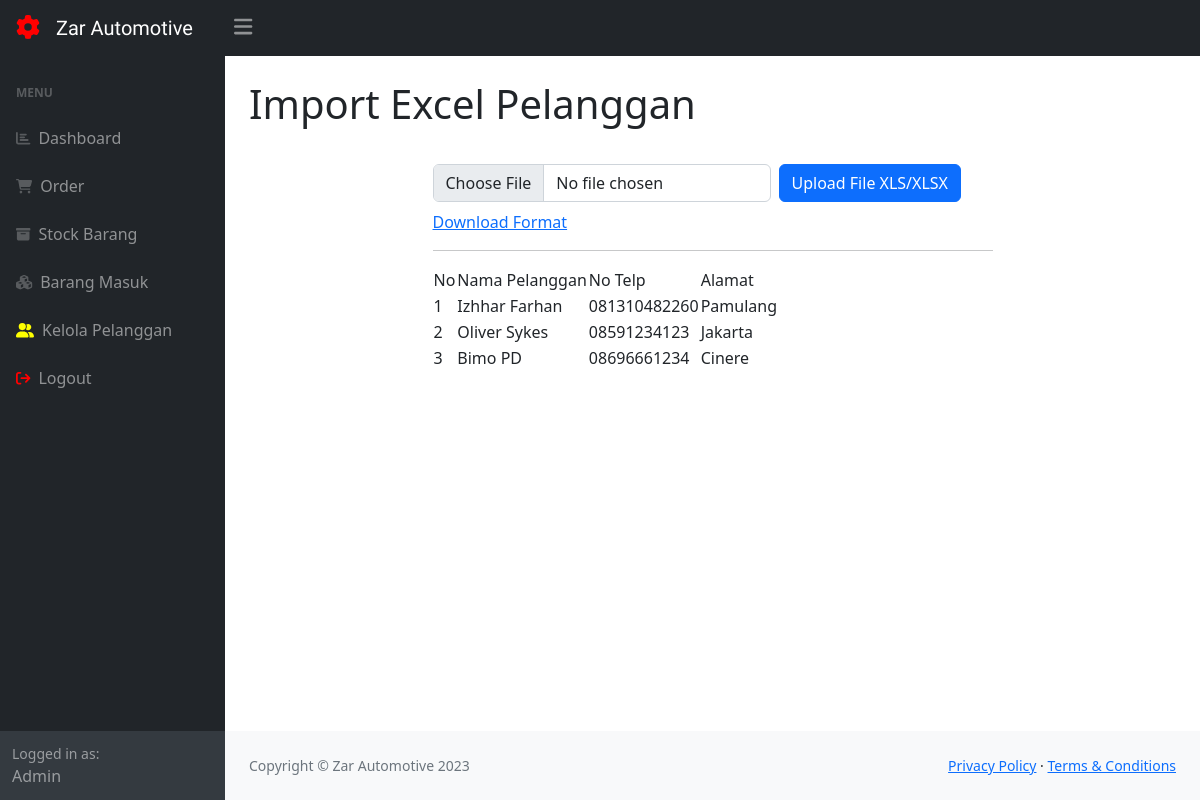
The app's page /importpelanggan.php (signed in) with its own data.
### tables this page shows
CREATE TABLE `pelanggan` (
  `idpelanggan` int(11) NOT NULL,
  `namapelanggan` varchar(30) NOT NULL,
  `notelp` varchar(15) NOT NULL,
  `alamat` text NOT NULL
);

### importpelanggan.php (the view, shortened to what this page needs)
<?php
require 'ceklogin.php';
?>
<!DOCTYPE html>
<html lang="en">
    <head>
        <link href="https://cdn.jsdelivr.net/npm/bootstrap@4.6.2/dist/css/bootstrap.min.css" rel="stylesheet" />
        <link href="css/styles.css" rel="stylesheet" />
    </head>
    <body class="sb-nav-fixed">
        <nav class="sb-topnav navbar navbar-expand navbar-dark bg-dark">
            <div class="sb-nav-link-icon ml-3"><i class="fas fa-gear fa-spin" style="font-size:24px;color:red"></i></div>
            <a class="navbar-brand ps-3 custom-font" href="index.php">Zar Automotive</a>
            <button class="btn btn-link btn-sm order-1 order-lg-0 me-4 me-lg-0 move-left" id="sidebarToggle" href="#!"><i class="fas fa-bars" style="font-size:21px"></i></button>
        </nav>
        <div id="layoutSidenav">
            <div id="layoutSidenav_nav">
                <nav class="sb-sidenav accordion sb-sidenav-dark" id="sidenavAccordion">
                    <div class="sb-sidenav-menu">
                        <div class="nav">
                            <div class="sb-sidenav-menu-heading">Menu</div>
                            <a class="nav-link" href="dashboard.php">
                                <div class="sb-nav-link-icon"><i class="fa fa-bar-chart"></i></div>
                                Dashboard
                            </a>
                            <a class="nav-link" href="index.php">
                                <div class="sb-nav-link-icon"><i class="fas fa-shopping-cart"></i></div>
                                Order
                            </a>
                            <a class="nav-link" href="stock.php">
                                <div class="sb-nav-link-icon"><i class="fas fa-archive" ></i></div>
                                Stock Barang
                            </a>
                            <a class="nav-link" href="masuk.php">
                                <div class="sb-nav-link-icon"><i class="fas fa-cubes"></i></div>
                                Barang Masuk
                            </a>
                            <a class="nav-link" href="pelanggan.php">
                                <div class="sb-nav-link-icon"><i class="fas fa-user-friends" style="color:yellow"></i></div>
                                Kelola Pelanggan
                            </a>
                            <a class="nav-link" href="logout.php">
                                <div class="sb-nav-link-icon"><i class="fa fa-sign-out" style="color:red"></i></div>
                                Logout
                            </a>
                        </div>
                    </div>
                    <div class="sb-sidenav-footer">
                        <div class="small">Logged in as:</div>
                        Admin
                    </div>
                </nav>
            </div>
            <div id="layoutSidenav_content">
                <main>
                    <div class="container-fluid px-4">
                        <h1 class="mt-4 mb-3">Import Excel Pelanggan</h1>
                        <div style="margin:auto;width: 600px;padding: 20px;">
                            <form action="" method="POST" enctype="multipart/form-data" class="row g-2">
                                <div class="col-auto">
                                    <input type="file" class="form-control" name="excel" id="formFile">
                                </div>
                                <div class="col-auto">
                                    <input type="submit" name="import" class="btn btn-primary" value="Upload File XLS/XLSX">
                                </div>
                                <a href="pelangganFormat.xlsx">Download Format</a>
                            </form>
                            <hr>
                            <table id="datatablesSimple">
                                <tr>
                                    <td>No</td>
                                    <td>Nama Pelanggan</td>
                                    <td>No Telp</td>
                                    <td>Alamat</td>
                                </tr>
                                <?php
                                $i = 1;
                                $rows = mysqli_query($conn, "SELECT * FROM pelanggan");
                                foreach($rows as $row) :
                                ?>
                                <tr>
                                    <td> <?php echo $i++; ?> </td>
                                    <td> <?php echo $row["namapelanggan"]; ?> </td>
                                    <td> <?php echo $row["notelp"]; ?> </td>
                                    <td> <?php echo $row["alamat"]; ?> </td>
                                </tr>
                                <?php endforeach; ?>
                            </table>
                        </div>
                    </div>
                </main>
                <footer class="py-4 bg-light mt-auto">
                    <div class="container-fluid px-4">
                        <div class="d-flex align-items-center justify-content-between small">
                            <div class="text-muted">Copyright &copy; Zar Automotive 2023</div>
                            <div>
                                <a href="#">Privacy Policy</a>
                                &middot;
                                <a href="#">Terms &amp; Conditions</a>
                            </div>
                        </div>
                    </div>
                </footer>
            </div>
        </div>
    </body>
</html>

### importpelanggan.php (style rules this page uses)
.custom-font { font-family: 'Trade Winds', cursive; }
.move-left { margin-left: -40px; }

### records on screen
pelanggan: namapelanggan "Izhhar Farhan", notelp "081310482260", alamat "Pamulang"
pelanggan: namapelanggan "Oliver Sykes", notelp "08591234123", alamat "Jakarta"
pelanggan: namapelanggan "Bimo PD", notelp "08696661234", alamat "Cinere"
